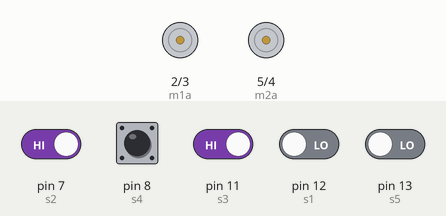
This sketch was run on a simulated Arduino Uno, built for the host (arithmetic inside an expression is 32-bit, double 64-bit). On the bench: motor-driver pin pairs drawn as motors (green arrow = first pin HIGH = forward, orange = second pin HIGH = backward, longer = more drive, scaled by the enable pin). The test bench sets the inputs (shaded band); at power-on: pin 7 (s2), pin 8 (s4), pin 11 (s3) HIGH, pin 12 (s1), pin 13 (s5) LOW.

Above: at 1.2 s.
1.3 s: pin 7 (s2) driven LOW
Timing chart, 0 to 1.5 s (numbered marks = the images above; inputs shaded):
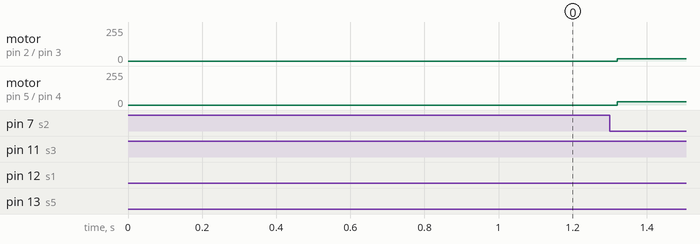

The sketch:

Line_follower_robo_using_IR_Array_sensor.ino
```cpp
//Line follower robo using IR Array sensor.ino
//pin connections

int m1a = 2;
int m1b = 3;
int m2a = 5;
int m2b = 4;
int en1 = 9;
int en2 = 10;
int s2 = 7;
int s4 = 8;
int s2read;
int s4read;
int s3=11;
int s3read;
int s1 = 12;
int s1read;
int s5 = 13;
int s5read;

void setup() {
  // put your setup code here, to run once:

   //Motors pin
pinMode(m1a, OUTPUT);
pinMode(m1b, OUTPUT);
pinMode(m2a, OUTPUT);
pinMode(m2b, OUTPUT);

   //pwm pins
pinMode(en1, OUTPUT);
pinMode(en2, OUTPUT);

  //sensor pin
pinMode(s2, INPUT);
pinMode(s4, INPUT);
pinMode(s3, INPUT);
pinMode(s1, INPUT);
pinMode(s5, INPUT);
}


void forward()
{
   analogWrite(en1,70);
 analogWrite(en2,70);

   digitalWrite(m1a, HIGH);
 digitalWrite(m1b, LOW);
  digitalWrite(m2a, HIGH);
  digitalWrite(m2b, LOW);

  }

  void lturn()
  {
    analogWrite(en1,30);
    analogWrite(en2,50);
    digitalWrite(m1a, HIGH);
    digitalWrite(m1b, LOW);
    digitalWrite(m2a, HIGH);
    digitalWrite(m2b, LOW);
    }
void Rturn(){
  analogWrite(en1,30);
  analogWrite(en2,40);
  digitalWrite(m1a, HIGH);
  digitalWrite(m1b, LOW);
  digitalWrite(m2a, HIGH);
  digitalWrite(m2b, LOW);
}
void stp(){
  analogWrite(en1,0);
  analogWrite(en2,0);
  digitalWrite(m1a, LOW);
  digitalWrite(m1b, LOW);
  digitalWrite(m2a, LOW);
  digitalWrite(m2b, LOW);
  }

void loop() {
   //main code to run repeatedly
 analogWrite(en1,70);
 analogWrite(en2,70);

  // Reading sensor value
 s2read = digitalRead(s2);
 s4read = digitalRead(s4);
 s3read = digitalRead(s3);
 s1read = digitalRead(s1);
 s5read = digitalRead(s5);

  //Condition for robot

 if(s1read == 1 && s2read==1 && s3read==0 && s4read==1 && s5read==1)

 {

 forward();

 }
else if(s2read==0 && s3read==1 || s1read==0 && s5read==1 )
{

lturn();

}

else if(s4read==0 && s3read==1 || s5read==0 && s1read==1)
{

Rturn();

}

else
{

stp();

}


}
```
